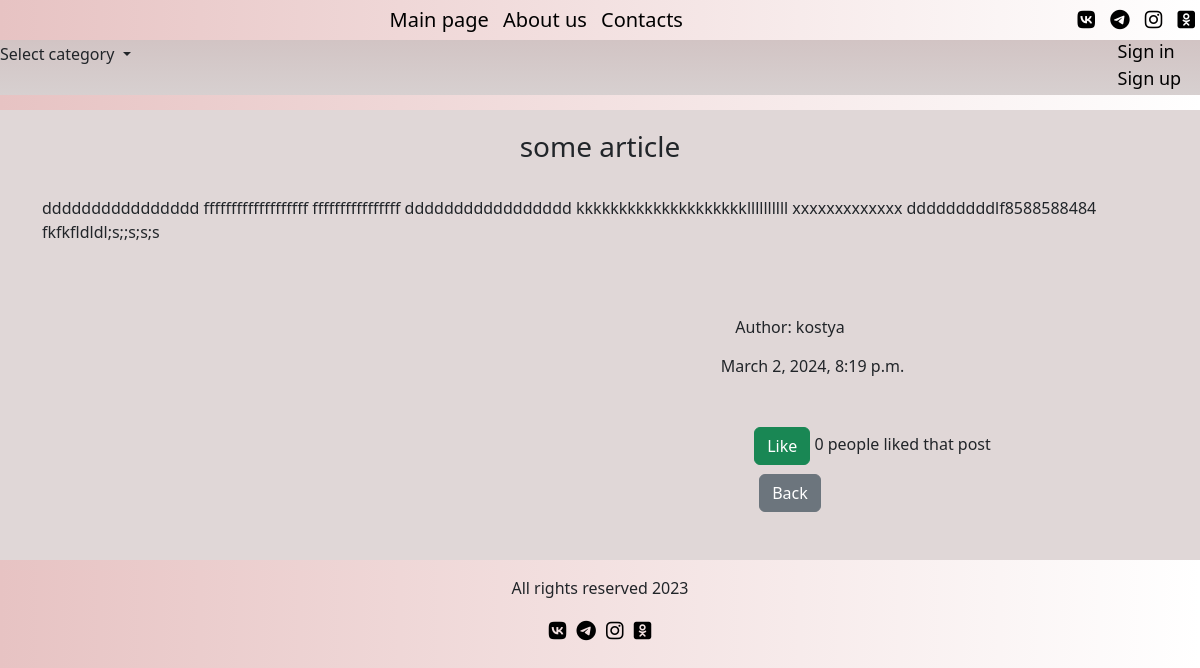
Screenshot of /articles/all/7 with the database file from the repository.
### articles/models.py (models this page shows, shortened)
class Post(models.Model):                         # main model for post
    title = models.CharField(max_length=100)
    author = models.ForeignKey(settings.AUTH_USER_MODEL, on_delete=models.CASCADE)
    body = models.TextField()
    pub_data = models.DateTimeField(auto_now_add=True)
    category = models.CharField(max_length=255, default='personal')
    likes = models.ManyToManyField(settings.AUTH_USER_MODEL, related_name='likes')
    def all_likes(self):
        return self.likes.count()

### users/models.py (models this page shows)
class User(AbstractUser):
    gender = models.CharField(max_length=2, null=True, blank=True)
    birthday = models.DateField(null=True, blank=True)

### articles/views.py (the view)
# urls.py: path('all/<int:pk>', ArticlesDetailView.as_view(), name='article-detail'),
class ArticlesDetailView(DetailView):          # info about particular article
    model = Post
    template_name = 'articles/articles-detail.html'
    def get_context_data(self, *args, **kwargs):
        categories_menu = Category.objects.all()
        context = super(ArticlesDetailView, self).get_context_data(*args, **kwargs)
        stuff = get_object_or_404(Post, id=self.kwargs['pk'])
        all_likes = stuff.all_likes()
        context["categories_menu"] = categories_menu
        context["all_likes"] = all_likes
        return context

### articles/models.py (called while the page is built)
    def __str__(self):
        return self.name

### articles/templates/articles/articles-detail.html (shortened to what this page needs)
{% extends 'main/temp.html' %}
{% load static %}
{% block content %}
<div class="navigation" xmlns="http://www.w3.org/1999/html">
    <div class="nav-bar fixed-top">
        <div class="nav-items">
            <a href="/">Main page</a>
            <a href="{% url 'main:about' %}">About us</a>
            <a href="{% url 'main:contacts' %}">Contacts</a>
        </div>
        <div class="nav-links">
            <a href="#"><i class="fa-brands fa-vk" style="color: #000000;"></i></a>
            <a href="#"><i class="fa-brands fa-telegram" style="color: #000000;"></i></a>
            <a href="#"><i class="fa-brands fa-instagram" style="color: #000000;"></i></a>
            <a href="#"><i class="fa-brands fa-square-odnoklassniki" style="color: #000000;"></i></a>
        </div>
    </div>
</div>
<div class="check-user">
{% if categories_menu %}
    <li class="nav-item dropdown">
              <a class="nav-link dropdown-toggle" href="#" role="button"
                 data-bs-toggle="dropdown" aria-expanded="false">
                Select category
              </a>
    </li>
{% endif %}
    <div class="register">
        {% if not user.is_authenticated %}
        <a class="reg" href="{% url 'users:login' %}">Sign in</a>
        <a class="reg" href="{% url 'users:registration' %}">Sign up</a>
        {% endif %}
    </div>
</div>
<div class="article-info">
    <div class="container">
        <div class="text-article">
            <h3>{{ post.title }}</h3>
            <br>
            {{ post.body|safe }}
            <br>
            <br>
            <h6 style="margin-left: 380px; margin-top: 50px;">Author: {{ post.author.username }}</h6>
            <br>
            <p style="margin-left: 425px; margin-top: -15px;">{{ post.pub_data }}</p>
            <br>
            <br>
            <form style="margin-left: 545px; margin-top: -15px;" action="{% url 'articles:like-article' post.pk %}"
                  method="POST">
                <button type="button" name="post_id" value="{{ post.id }}" class="btn btn-success">
                    Like
                </button> {{ all_likes }} people liked that post
            </form>
            <br>
            <a style="margin-left: 380px; margin-top: -15px;" href="{% url 'articles:all' %}" class="btn btn-secondary">Back</a>
            <br>
            <br>
        </div>
    </div>
</div>
<div class="footer">
    <div class="rights-info text-center mt-3">
        <p>
            All rights reserved 2023
        </p>
        <a href="#"><i class="fa-brands fa-vk" style="color: #000000;"></i></a>
        <a href="#"><i class="fa-brands fa-telegram" style="color: #000000;"></i></a>
        <a href="#"><i class="fa-brands fa-instagram" style="color: #000000;"></i></a>
        <a href="#"><i class="fa-brands fa-square-odnoklassniki" style="color: #000000;"></i></a>
    </div>
</div>
{% endblock %}

### main/static/main/css/main.css (style rules this page uses)
body { background: linear-gradient(90deg, #E7C3C3 0%, #fff 100%); }
.nav-bar { display: flex; position: sticky; }
.nav-items a, .nav-links a { display: inline-block; padding: 5px; }
.nav-items { text-align: center; margin-left: auto; margin-right: auto; }
.nav-items a { text-decoration: none; color: black; font-size: 20px; }
.nav-links { font-size: 20px; }
.nav-bar { background: linear-gradient(90deg, #E7C3C3 0%, #fff 100%); }
.check-user { display: flex; background: linear-gradient(0deg, #d7d0d0 0%, #cebbbb 100%); padding-top: 35px; justify-content: right; }
.login, .register { display: inline-block; font-size: 18px; padding: 3px; }
.login a, .register a { text-decoration: none; color: black; font-weight: 700px; }
body { font-family: 'Lato', sans-serif; }
.rights-info a { font-size: 20px; padding: 3px; }
.article-info { background-color:#e0d7d7; margin-top: 10px; }
.text-article { display: grid; place-items: center; margin-top: 15px; }
.text-article h3 { margin-top: 20px; }
.check-user .nav-item { list-style: none; margin-right: 82%; padding-top: 7px; }
.for-propose h6, a { text-decoration: none; }

### rows the page displays
Post: title "some article", body "dddddddddddddddd fffffffffffffffffff ffffffffffffffff ddddddddddddddddd kkkkkkkkkkkkkkkkkkkkllllllllll xxxxxxxxxxxxx dddddddddlf8588588484 fkfkfldldl;s;;s;s;s", author.username "kostya", pub_data "March 2, 2024, 8:19 p.m."

### other values shown
{{ all_likes }} "0"
